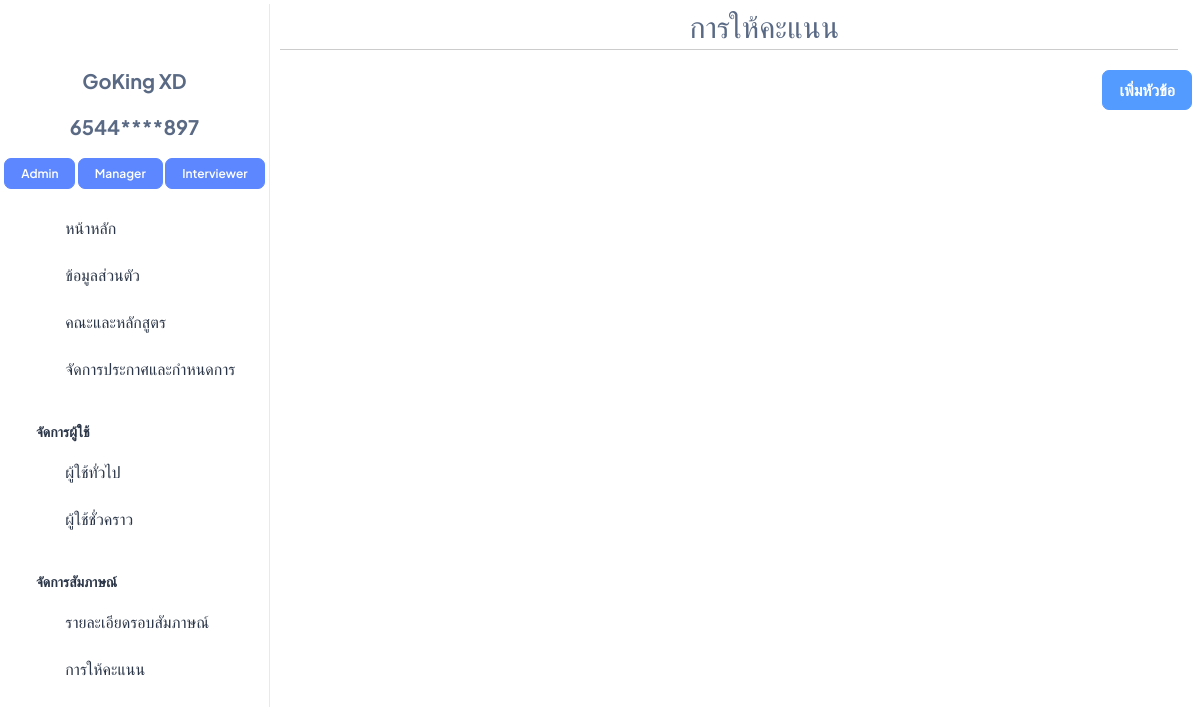
Before: /Score (signed in) with the older database file.
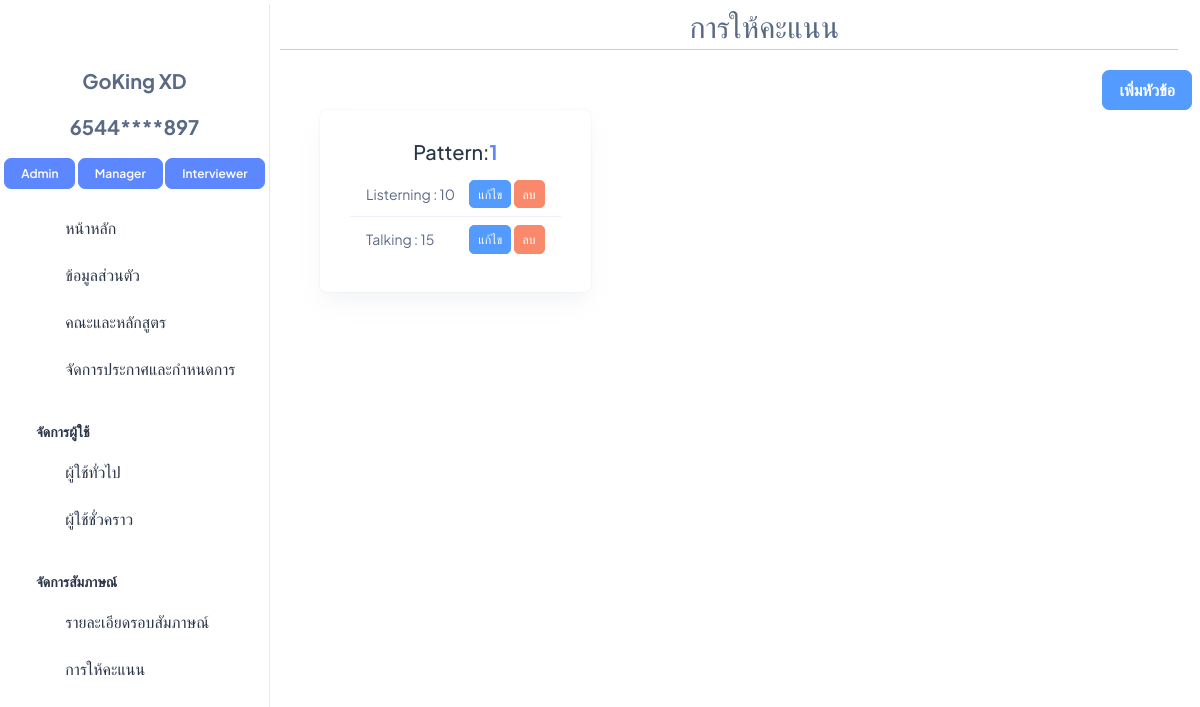
After: the same page with the newer database file.
### interview/models.py (models this page shows, shortened)
class User(AbstractBaseUser, PermissionsMixin):
    email = models.EmailField(unique=True)
    username = models.CharField(max_length=30, unique=True)
    first_name = models.CharField(max_length=100)
    last_name = models.CharField(max_length=100)
    gender = models.CharField(max_length=20)
    address = models.CharField(max_length=400)
    postcode = models.CharField(max_length=20)
    phone_number = models.CharField(max_length=10)
    citizen_id = models.CharField(max_length=13,unique=True,blank=True,null=True)
    birth_date = models.DateField(blank=True,null=True)
    date_joined = models.DateTimeField(default=timezone.now)
    is_active = models.BooleanField(default=True)
    is_staff = models.BooleanField(default=False)
    objects = CustomUserManager()
    USERNAME_FIELD = 'username'
    EMAIL_FIELD = 'email'
    REQUIRED_FIELDS = ['email']

class Role(models.Model):
    DEFAULT_ROLES = ['Admin', 'Manager','Interviewer', 'Student']
    name = models.CharField(max_length=50, default=DEFAULT_ROLES[0], choices=[(role, role) for role in DEFAULT_ROLES])
    users = models.ManyToManyField(User, related_name='roles', blank=True)
    TemporaryUser = models.ManyToManyField(TemporaryUser, related_name='roles', blank=True)

class ScoreTopic(models.Model):
    pattern_id = models.CharField(max_length=100)
    topic_name = models.CharField(max_length=100)
    max_score = models.PositiveIntegerField()
    score_detail = models.CharField(max_length=500 , null=True,blank=True)

### interview/views.py (the view)
# urls.py: path('Score',Score, name='Score'),
@login_required
@user_passes_test(is_admin)
def Score(request):
    score_topics = ScoreTopic.objects.all()
    grouped_topics = defaultdict(list)
    for topic in score_topics:
        if re.match('^\d+$', topic.pattern_id):
            grouped_topics[topic.pattern_id].append(topic)
    sorted_grouped_topics = dict(sorted(grouped_topics.items()))
    context = {
        'grouped_topics': sorted_grouped_topics,
    }
    return render(request, 'admin/Score.html', context)

### interview/views.py (called while the page is built)
def is_admin(user):
    if isinstance(user, User):
        return user.roles.filter(name='Admin').exists()
    else:
        return False

### interview/templates/admin/Score.html (shortened to what this page needs)
{% extends 'admin/base/n_base.html' %}
{% load static %}
{% block css_js %}
<link rel="stylesheet" href="{% static 'css/admin_css/Score.css' %}" />
{% endblock %}
{% block topic %}
<div class="fs-8 mt-1 text-muted text-center">
  <span><i class="ti ti-clipboard-check"></i> การให้คะแนน</span>
</div>
{% endblock %}
{% block content %}
<div class="pt-14 px-2">
  <div class="d-flex justify-content-end">
    <button class="btn btn-info fs-4 fw-semibold " onclick="add_Score()">เพิ่มหัวข้อ</button>
  </div>
  <div class="container">
    <div class="row">
      {% for key, topics in grouped_topics.items %}
        <div class="col-md-4">
          <div class="card">
            <div class="card-body">
              <div class="d-flex justify-content-center">
                <h2 class="fs-6 card-title">Pattern: </h2>
                <h2 class="fs-6 text-primary card-title fw-bolder">{{ key }}</h2>
              </div>
              <ul class="list-group list-group-flush">
                {% for topic in topics %}
                <li class="list-group-item d-flex justify-content-between align-items-center">
                  {{ topic.topic_name }} : {{ topic.max_score }}
                  <div>
                    <a class="btn btn-info btn-sm" href="javascript:void(0);" onclick="edit_popup
                    ('{{ topic.id }}', '{{ topic.topic_name }}', '{{ topic.max_score }}', '{{ topic.score_detail }}')">แก้ไข</a>
                    <a class="btn btn-danger btn-sm" href="/delete_ScoreTopic/{{topic.id}}">ลบ</a>
                  </div>
              </li>
                {% endfor %}
              </ul>
            </div>
          </div>
        </div>
      {% endfor %}
    </div>
  </div>
  {% endblock %}

### interview/templates/admin/base/n_base.html (shortened to what this page needs)
<!DOCTYPE html>
<html lang="en">
    <head>
        {% load static %}
        <link rel="stylesheet" href="{% static 'css/styles.min.css' %}" />
        {% block css_js %}
        {% endblock %}
      </head>
    <body>
        {% include 'admin/base/n_sidebar.html' %}
        <div style="padding-left: 300px;">
            {% block topic %}
            {% endblock %}
            <h1 class="full-width-underline"></h1>
            {% block content %}
            {% endblock %}
        </div>
    </body>
</html>

### interview/templates/admin/base/n_sidebar.html (shortened to what this page needs)
<!DOCTYPE html>
<html lang="en">
    <head>
        {% load static %}
        <link rel="stylesheet" href="{% static 'css/styles.min.css' %}" />
      </head>
<body>
<aside class="left-sidebar position-fixed">
    <div>
        {% if user.is_authenticated %}
        <a href="{% url 'log_out' %}">
            <i class="ti ti-logout fs-8 text-danger mt-3"style="display: block; text-align: center;"></i>
        </a>
        <p class="text-center pt-3 fw-bolder fs-6 text-muted">{{ user.first_name }} {{ user.last_name }}</p>
        <p class="text-center fw-bolder fs-6 text-muted">{{ user.citizen_id|slice:":4" }}****{{ user.citizen_id|slice:"-3:" }}</p>
        <div class="text-center">
            {% for role in user.roles.all %}
                {% if role.name == 'Admin' %}
                <a href="{% url 'Admin_page' %}" class="btn btn-primary fs-2 fw-semibold lh-sm">Admin</a>
                {% endif %}
                {% if role.name == 'Manager' %}
                <a href="{% url 'Manager_page' id=user.id %}" class="btn btn-primary fs-2 fw-semibold lh-sm">Manager</a>
                {% endif %}
                {% if role.name == 'Interviewer' %}
                <a href="{% url 'Interviewer_page' %}" class="btn btn-primary fs-2 fw-semibold lh-sm">Interviewer</a>
                {% endif %}
            {% endfor %}
        </div>
        {% endif %}
      </div>
      <nav class="sidebar-nav scroll-sidebar" data-simplebar="">
        <ul id="sidebarnav">
          <li class="sidebar-item mt-3">
            <a class="sidebar-link" href="{% url 'Admin_page'%}" aria-expanded="false">
              <span>
                <i class="ti ti-home"></i>
              </span>
              <span class="hide-menu fs-4">หน้าหลัก</span>
            </a>
          </li>
          <li class="sidebar-item">
            <a class="sidebar-link" href="{% url 'admin_profile'%}" aria-expanded="false">
              <span>
                <i class="ti ti-user-circle"></i>
              </span>
              <span class="hide-menu fs-4">ข้อมูลส่วนตัว</span>
            </a>
          </li>
          <li class="sidebar-item">
            <a class="sidebar-link" href="{% url 'FacultyMajor'%}" aria-expanded="false">
              <span>
                <i class="ti ti-book"></i>
              </span>
              <span class="hide-menu fs-4">คณะและหลักสูตร</span>
            </a>
          </li>
          <li class="sidebar-item">
            <a class="sidebar-link" href="{% url 'Announcement'%}" aria-expanded="false">
              <span>
                <i class="ti ti-news"></i>
              </span>
              <span class="hide-menu fs-4">จัดการประกาศและกำหนดการ</span>
            </a>
          </li>
          <li class="nav-small-cap">
            <span class="hide-menu fs-3">จัดการผู้ใช้</span>
          </li>
          <li class="sidebar-item">
            <a class="sidebar-link" href="{% url 'User'%}" aria-expanded="false">
              <span>
                <i class="ti ti-user-check"></i>
              </span>
              <span class="hide-menu fs-4">ผู้ใช้ทั่วไป</span>
            </a>
          </li>
          <li class="sidebar-item">
            <a class="sidebar-link" href="{% url 'TemporaryUser'%}" aria-expanded="false">
              <span>
                <i class="ti ti-user-x"></i>
              </span>
              <span class="hide-menu fs-4">ผู้ใช้ชั่วคราว</span>
            </a>
          </li>
          <li class="nav-small-cap">
            <span class="hide-menu fs-3">จัดการสัมภาษณ์</span>
          </li>
          <li class="sidebar-item">
            <a class="sidebar-link" href="{% url 'Interview'%}" aria-expanded="false">
              <span>
                <i class="ti ti-clipboard-text"></i>
              </span>
              <span class="hide-menu fs-4">รายละเอียดรอบสัมภาษณ์</span>
            </a>
          </li>
          <li class="sidebar-item">
            <a class="sidebar-link" href="{% url 'Score'%}" aria-expanded="false">
              <span>
                <i class="ti ti-clipboard-check"></i>
              </span>
              <span class="hide-menu fs-4">การให้คะแนน</span>
            </a>
          </li>
        </ul>
      </nav>
  </aside>
</body>
</html>

Changed rows visible on the page:
added ScoreTopic: key "1", topic_name "Listerning", max_score "10"
added ScoreTopic: topic_name "Talking", max_score "15", shown under "1"
